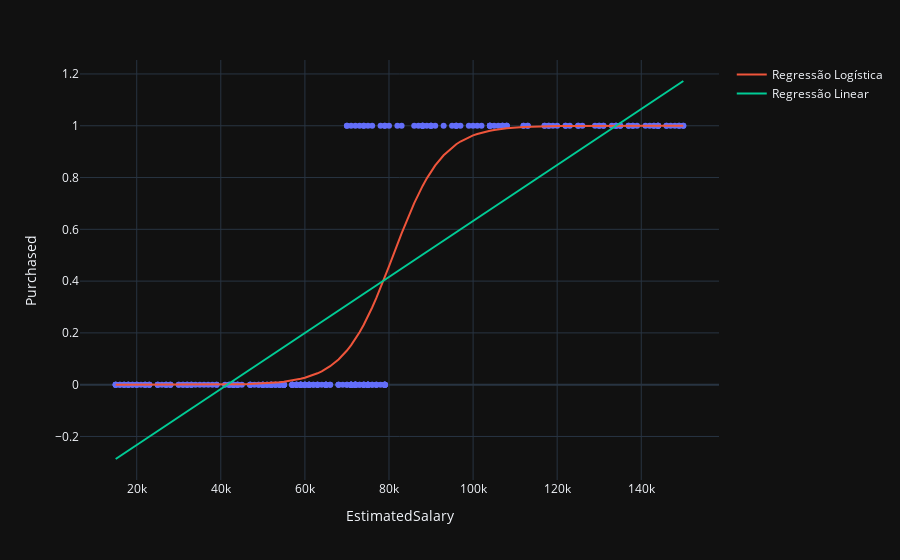

The notebook cell this image was saved under:
### Code cell
fig = px.scatter(data, 'EstimatedSalary' , 'Purchased')
fig.add_trace(go.Scatter(x=data.EstimatedSalary, y=Y_PRED, mode="lines", name="Regressão Logística"))
fig.add_trace(go.Scatter(x=data.EstimatedSalary, y=Y_PRED_LINEAR, mode="lines", name="Regressão Linear"))

### Figure 1 — Plotly figure (JSON) as saved in the notebook; plotly's stock layout.template omitted (floating-point values rounded to 4 significant figures; data arrays with more than 128 entries replaced by an {"elided": "..."} marker saying what was removed)
{"data": [{"hovertemplate": "EstimatedSalary=%{x}<br>Purchased=%{y}<extra></extra>", "legendgroup": "", "marker": {"color": "#636efa", "symbol": "circle"}, "mode": "markers", "name": "", "orientation": "v", "showlegend": false, "type": "scatter", "x": {"elided": "298 int values"}, "xaxis": "x", "y": {"elided": "298 int values"}, "yaxis": "y"}, {"mode": "lines", "name": "Regressão Logística", "type": "scatter", "x": {"elided": "298 int values"}, "y": {"elided": "298 float values"}}, {"mode": "lines", "name": "Regressão Linear", "type": "scatter", "x": {"elided": "298 int values"}, "y": {"elided": "298 float values"}}], "layout": {"legend": {"tracegroupgap": 0}, "margin": {"t": 60}, "xaxis": {"anchor": "y", "domain": [0, 1], "title": {"text": "EstimatedSalary"}}, "yaxis": {"anchor": "x", "domain": [0, 1], "title": {"text": "Purchased"}}}}
